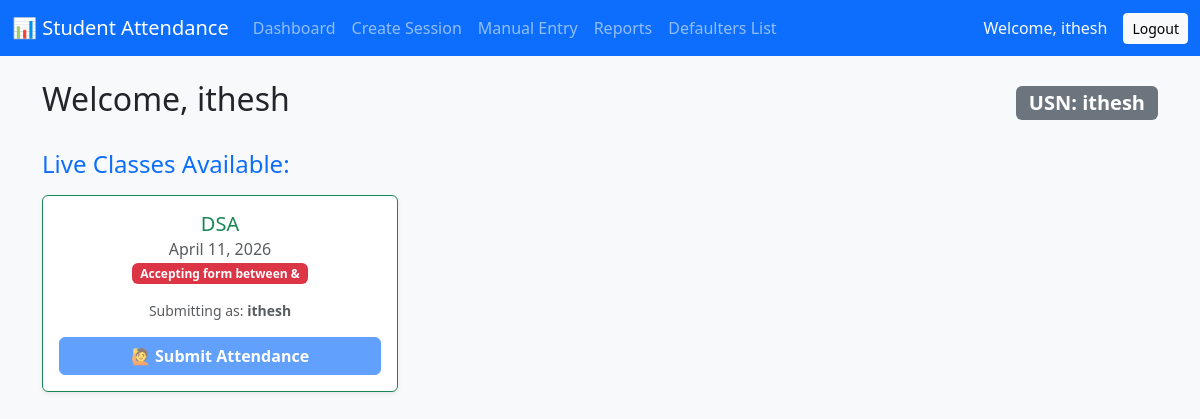
The app's page /portal/ (signed in), older data.
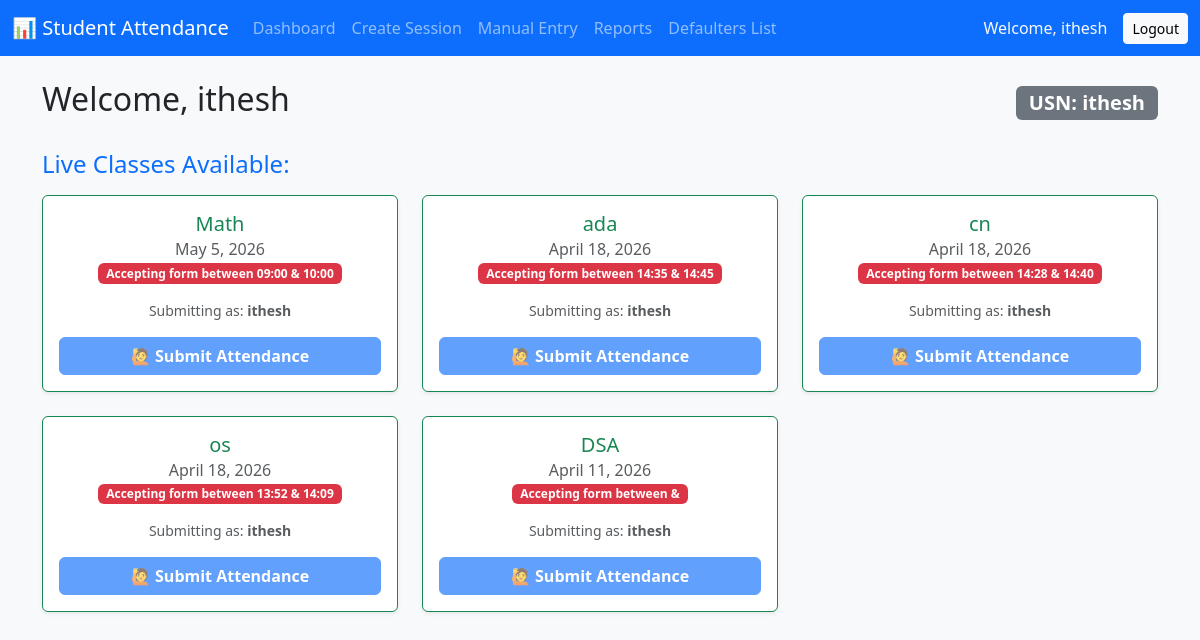
The same page, newer data.
### attendence/models.py (models this page shows, shortened)
class AttendanceSession(models.Model):
    subject = models.ForeignKey(Subject, on_delete=models.CASCADE)
    date = models.DateField()
    timing = models.CharField(max_length=100, null=True, blank=True) # Deprecated
    start_time = models.TimeField(null=True, blank=True)
    end_time = models.TimeField(null=True, blank=True)
    is_active = models.BooleanField(default=True)
    created_at = models.DateTimeField(auto_now_add=True)

class Subject(models.Model):
    name = models.CharField(max_length=100)

### attendence/views.py (the view, shortened to what this page needs)
# urls.py: path('portal/', views.student_portal, name='student_portal'),
@login_required
def student_portal(request):
    sessions = AttendanceSession.objects.filter(is_active=True).order_by('-created_at')
    from django.utils import timezone
    now_local = timezone.localtime(timezone.now())
    current_time = now_local.time()
    current_date = now_local.date()
    session_list = list(sessions)
    for s in session_list:
        if s.start_time and s.end_time:
            s.is_open = (s.start_time <= current_time <= s.end_time and s.date == current_date)
        else:
            s.is_open = (s.date == current_date)
    return render(request, 'student_portal.html', {'sessions': session_list})

### attendence/templates/student_portal.html (shortened to what this page needs)
{% extends 'base.html' %}
{% block content %}
<div class="d-flex justify-content-between align-items-center mb-4">
    <h2>Welcome, {{ request.user.first_name|default:request.user.username }}</h2>
    <span class="badge bg-secondary fs-5">USN: {{ request.user.username }}</span>
</div>
<h4 class="text-primary mt-4 mb-3">Live Classes Available:</h4>
<div class="row g-4">
    {% for session in sessions %}
    <div class="col-md-4">
        <div class="card h-100 shadow-sm border-success">
            <div class="card-body text-center">
                <h5 class="card-title text-success">{{ session.subject.name }}</h5>
                <h6 class="card-subtitle mb-3 text-muted">
                    {{ session.date }}<br>
                    <span class="badge {% if session.is_open %}bg-success{% else %}bg-danger{% endif %} mt-1">Accepting form between {{ session.start_time|time:"H:i" }} & {{ session.end_time|time:"H:i" }}</span>
                </h6>
                    <form method="POST">
                        <div class="mb-3 text-center text-muted small">
                            Submitting as: <strong>{{ request.user.username }}</strong>
                        </div>
                        <button type="submit" class="btn btn-primary w-100 fw-bold" {% if not session.is_open %}disabled{% endif %}>🙋 Submit Attendance</button>
                    </form>
            </div>
        </div>
    </div>
    {% empty %}
    <div class="col-12">
        <div class="alert alert-info text-center">
            Currently, there are no live classes active from your lecturers.
        </div>
    </div>
    {% endfor %}
</div>
{% endblock %}

### attendence/templates/base.html (shortened to what this page needs)
<!DOCTYPE html>
<html lang="en">
<head>
    <link href="https://cdn.jsdelivr.net/npm/bootstrap@5.3.2/dist/css/bootstrap.min.css" rel="stylesheet">
</head>
<body>
<nav class="navbar navbar-expand-lg navbar-dark bg-primary">
  <div class="container-fluid">
    <a class="navbar-brand" href="{% url 'welcome' %}">📊 Student Attendance</a>
    <div class="collapse navbar-collapse" id="navbarNav">
      <ul class="navbar-nav me-auto">
        {% if user.is_authenticated %}
            {% if user.is_staff %}
            <li class="nav-item">
              <a class="nav-link" href="{% url 'dashboard' %}">Dashboard</a>
            </li>
            <li class="nav-item">
              <a class="nav-link" href="{% url 'create_session' %}">Create Session</a>
            </li>
            <li class="nav-item">
              <a class="nav-link" href="{% url 'mark_attendance' %}">Manual Entry</a>
            </li>
            <li class="nav-item">
              <a class="nav-link" href="{% url 'attendance_report' %}">Reports</a>
            </li>
            <li class="nav-item">
              <a class="nav-link" href="{% url 'defaulters_list' %}">Defaulters List</a>
            </li>
            {% else %}
            <li class="nav-item">
              <a class="nav-link" href="{% url 'student_portal' %}">Student Portal</a>
            </li>
            {% endif %}
        {% endif %}
      </ul>
      {% if user.is_authenticated %}
      <div class="d-flex text-light align-items-center">
        <span class="me-3">Welcome, {{ user.username }}</span>
        <form action="{% url 'logout' %}" method="post" class="m-0">
            <button type="submit" class="btn btn-sm btn-light">Logout</button>
        </form>
      </div>
      {% endif %}
    </div>
  </div>
</nav>
<div class="container mt-4">
    {% block content %}
    {% endblock content %}
</div>
</body>
</html>

### attendence/templates/base.html (style rules this page uses)
body { background-color: #f8f9fa; }

Row changes from the older to the newer data that the page shows:
added AttendanceSession: subject.name "Math", date "May 5, 2026", start_time "09:00", end_time "10:00", {{ request.user.username }} "ithesh"
added AttendanceSession: subject.name "ada", date "April 18, 2026", start_time "14:35", end_time "14:45", {{ request.user.username }} "ithesh"
added AttendanceSession: subject.name "cn", date "April 18, 2026", start_time "14:28", end_time "14:40", {{ request.user.username }} "ithesh"
added AttendanceSession: subject.name "os", date "April 18, 2026", start_time "13:52", end_time "14:09", {{ request.user.username }} "ithesh"
